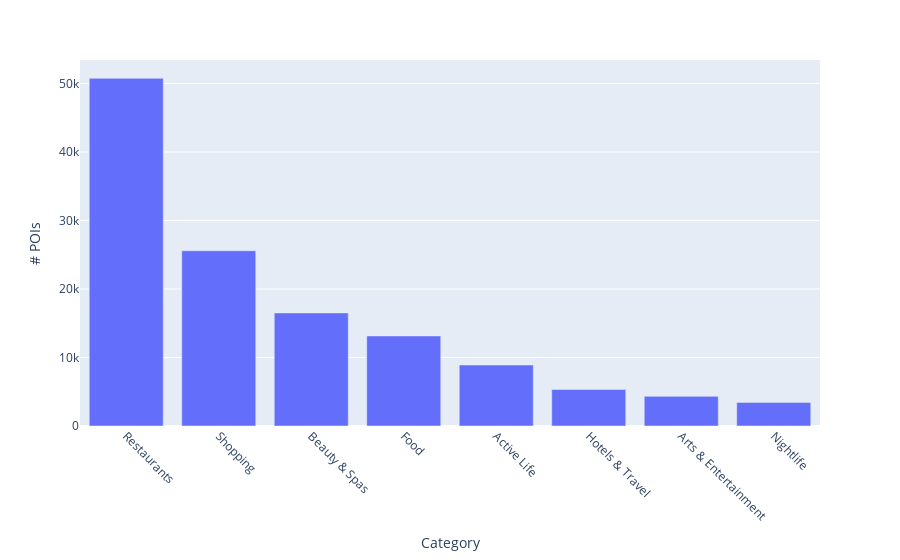

The cell this chart's notebook holds for it:
### Code cell
import pandas as pd
import plotly.express as px

data = {'Category': ['Restaurants', 'Shopping', 'Beauty & Spas', 'Food', 'Active Life', 'Hotels & Travel', 'Arts & Entertainment', 'Nightlife'],
        '# POIs': [50755, 25583, 16505, 13139, 8905, 5335, 4330, 3443]}

df = pd.DataFrame(data)

fig = px.bar(df, x='Category', y='# POIs')
fig.update_layout(xaxis={'type': 'category', 'tickangle': 45})
fig.show()

### Figure 1 — Plotly figure (JSON) as saved in the notebook; plotly's stock layout.template omitted (floating-point values rounded to 4 significant figures)
{"data": [{"alignmentgroup": "True", "hovertemplate": "Category=%{x}<br># POIs=%{y}<extra></extra>", "legendgroup": "", "marker": {"color": "#636efa", "pattern": {"shape": ""}}, "name": "", "offsetgroup": "", "orientation": "v", "showlegend": false, "textposition": "auto", "type": "bar", "x": ["Restaurants", "Shopping", "Beauty & Spas", "Food", "Active Life", "Hotels & Travel", "Arts & Entertainment", "Nightlife"], "xaxis": "x", "y": [50755, 25583, 16505, 13139, 8905, 5335, 4330, 3443], "yaxis": "y"}], "layout": {"barmode": "relative", "legend": {"tracegroupgap": 0}, "margin": {"t": 60}, "xaxis": {"anchor": "y", "domain": [0, 1], "tickangle": 45, "title": {"text": "Category"}, "type": "category"}, "yaxis": {"anchor": "x", "domain": [0, 1], "title": {"text": "# POIs"}}}}
